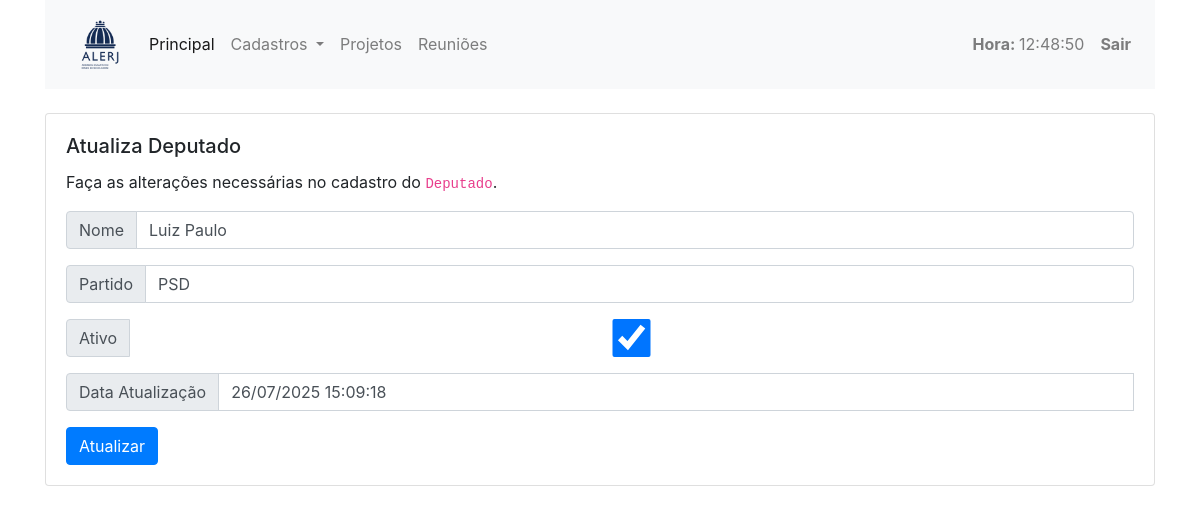
The app's page /cadastro/deputadoedita/1 (signed in) with its own data.
### cadastro/models.py (models this page shows, shortened)
class Deputado(models.Model):
    nome = models.CharField(max_length=200)
    partido = models.CharField(max_length=50, default=None)
    data_atualizacao = models.DateTimeField('Data Atualização', default=timezone.now)
    ativo = models.BooleanField(default=True)
    class Meta:
        ordering = ['nome']

### cadastro/views.py (the view)
# urls.py: path('deputadoedita/<int:pk>', DeputadoUpdateView.as_view(), name='deputado_edita'),  # EDITA
class DeputadoUpdateView(LoginRequiredMixin, UpdateView):
    template_name = "cadastro/deputado/deputado_ficha.html"
    model = Deputado
    fields = '__all__'
    context_object_name = 'deputado'
    success_url = reverse_lazy("lista_deputados")
    def get_context_data(self, *args, **kwargs):
        context = super().get_context_data(*args, **kwargs)
        context['acao'] = "Atualiza "
        context['mensagem_aviso'] = "<p class='card-text'>Faça as alterações necessárias no cadastro do <code>Deputado</code>.</p>"
        context['botao'] = "Atualizar"
        return context

### cadastro/templatetags/tempo_atual.py (called while the page is built)
@register.simple_tag
def tempo_atual():
    return datetime.datetime.now().strftime('%H:%M:%S')

### cadastro/templates/cadastro/deputado/deputado_ficha.html (shortened to what this page needs)
{% extends "cadastro/_layouts/base.html" %}
{% load widget_tweaks %}
{% block conteudo %}
  <div class="row">
    <div class="col-lg-12 col-md-12 col-sm-12 col-xs-12">
      <div class="card">
        <div class="card-body">
          <h5 class="card-title">{{ acao }} Deputado</h5>
          {{ mensagem_aviso|safe }}
          <form method="post">
            <div class="input-group mb-3">
              <div class="input-group-prepend">
                <span class="input-group-text">Nome</span>
              </div>
              {% render_field form.nome class+="form-control" %}
            </div>
            <div class="input-group mb-3">
              <div class="input-group-prepend">
                <span class="input-group-text">Partido</span>
              </div>
              {% render_field form.partido class+="form-control" %}
            </div>
            <div class="input-group mb-3">
              <div class="input-group-prepend">
                <span class="input-group-text">Ativo</span>
              </div>
              {% render_field form.ativo class+="form-control" %}
            </div>
            <div class="input-group mb-3">
              <div class="input-group-prepend">
                <span class="input-group-text">Data Atualização</span>
              </div>
              {% render_field form.data_atualizacao class+="form-control" %}
            </div>
            <button class="btn btn-primary">{{ botao }}</button>
          </form>
        </div>
      </div>
    </div>
  </div>
{% endblock %}

### records on screen
Deputado: nome "Luiz Paulo", partido "PSD", ativo "☑", data_atualizacao "26/07/2025 15:09:18"

### other values on screen
{{ acao }} "Atualiza"
{{ mensagem_aviso|safe }} "Faça as alterações necessárias no cadastro do Deputado ."
{{ botao }} "Atualizar"
